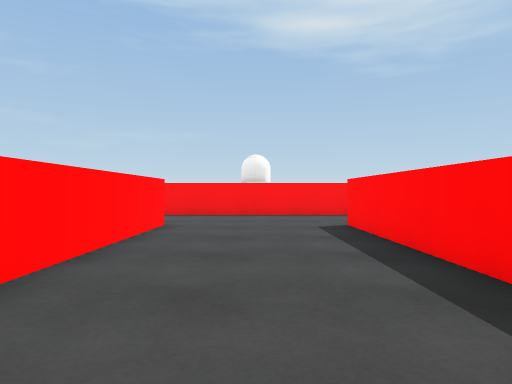
View 1 (above)

24 first-person views from a walk through a 3-D level made in the Unity game engine. The camera is 0.72 m above the floor, looks level and sees 70° across. The floor is counted in squares, 1 m on a side. Each view is taken from the middle of a square. On the plan, view 1 faces up. The plan holds only what a view shows up to about 11 squares ahead; the rest is blank. The place goes on beyond the plan. The player character is not drawn. Surface patterns are stand-ins for the level's own textures.

View 2
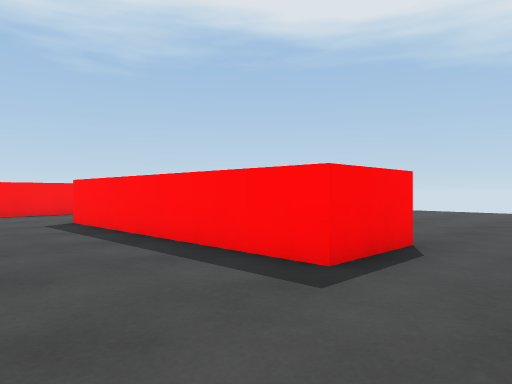

View 3
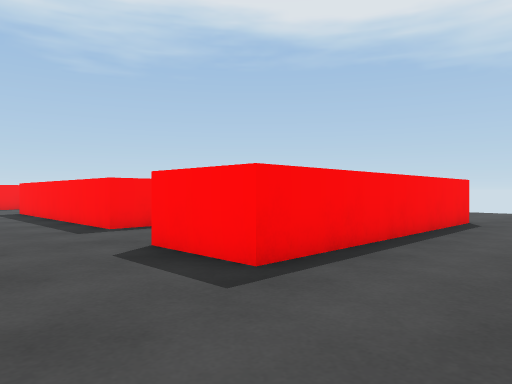

View 4
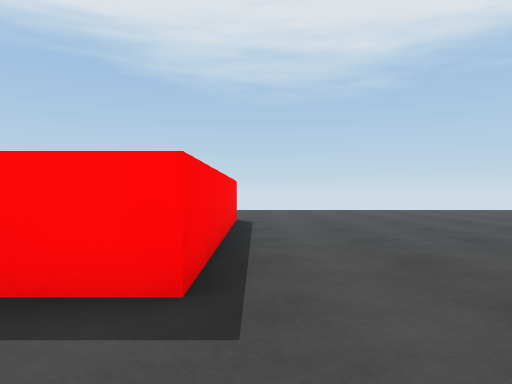

View 5
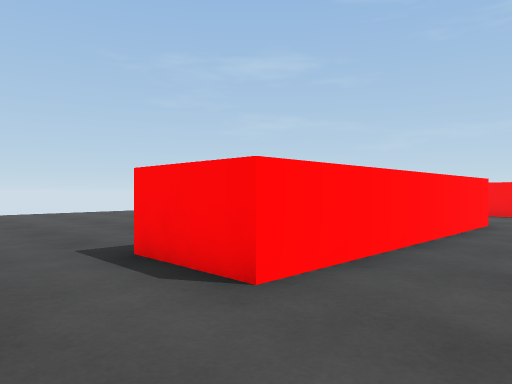

View 6
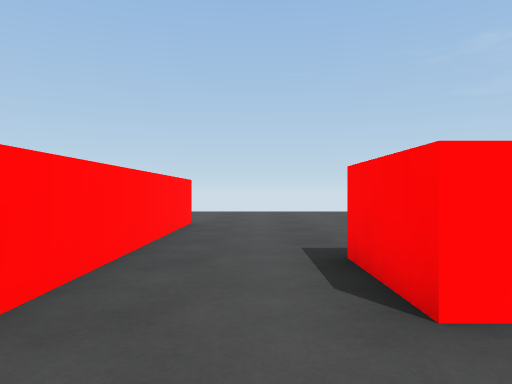

View 7
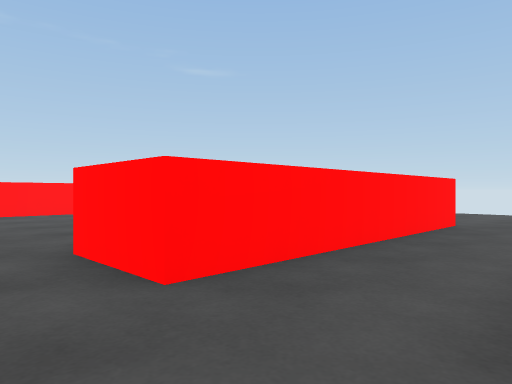

View 8
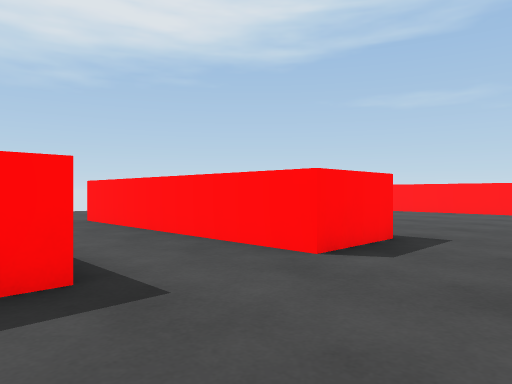

View 9
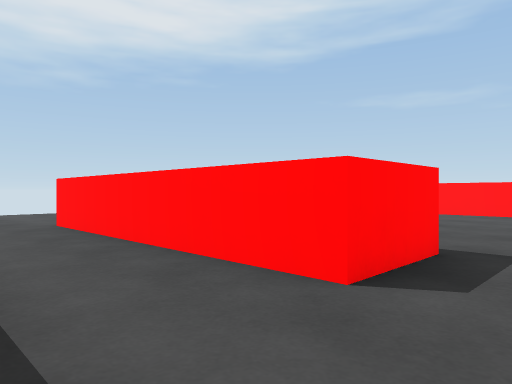

View 10
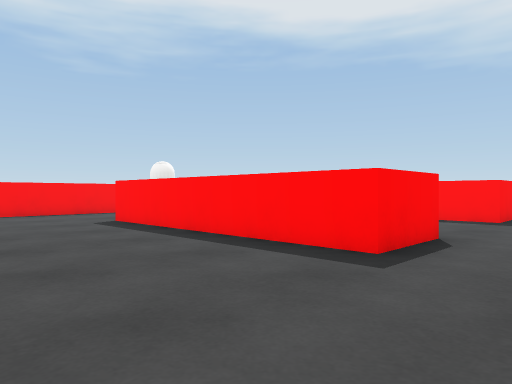

View 11
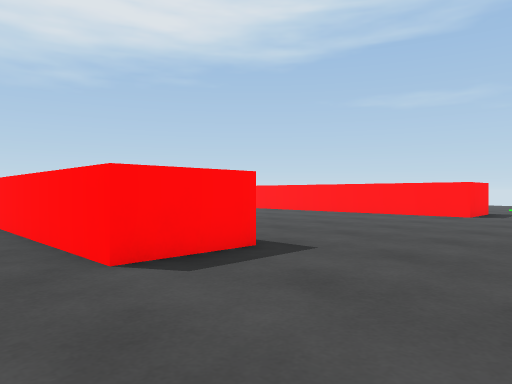

View 12
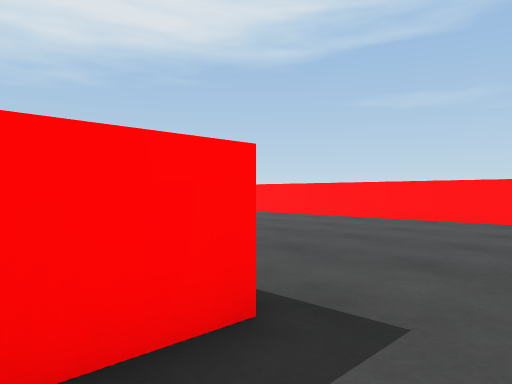

View 13
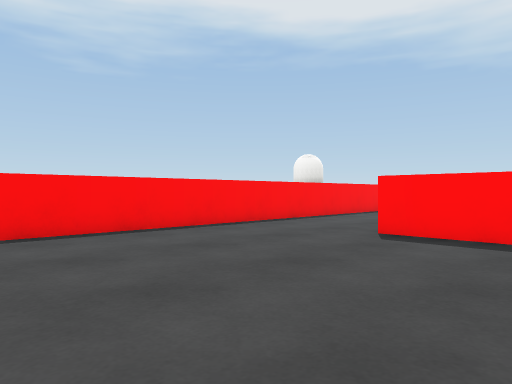

View 14
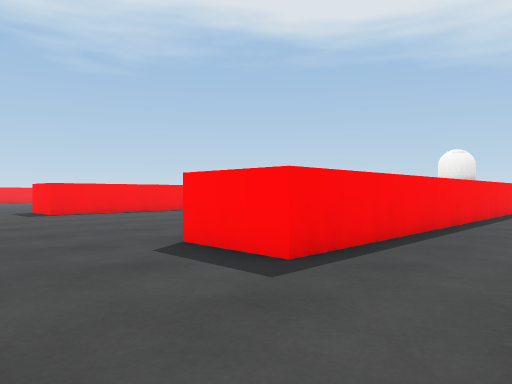

View 15
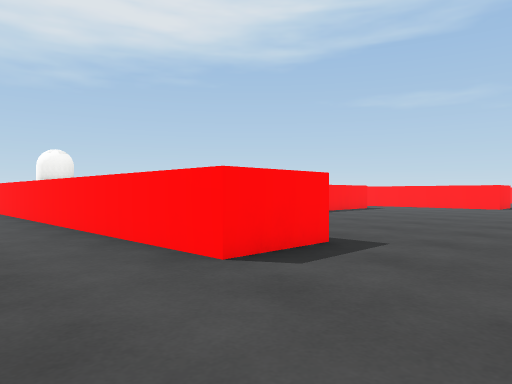

View 16
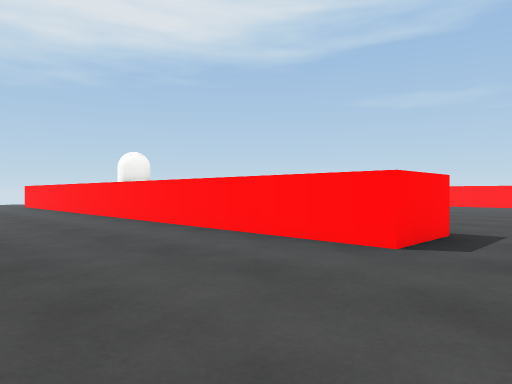

View 17
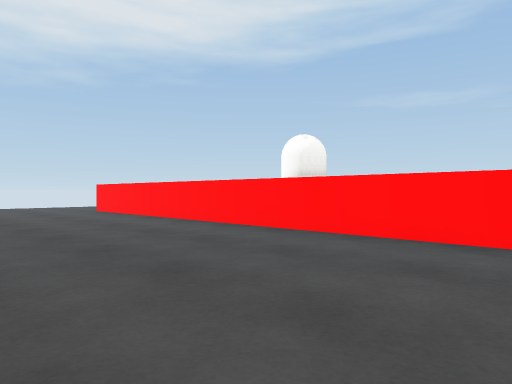

View 18
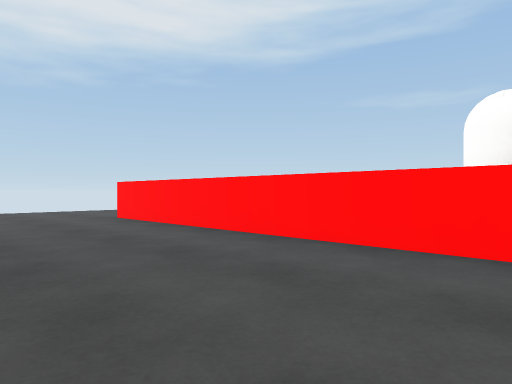

View 19
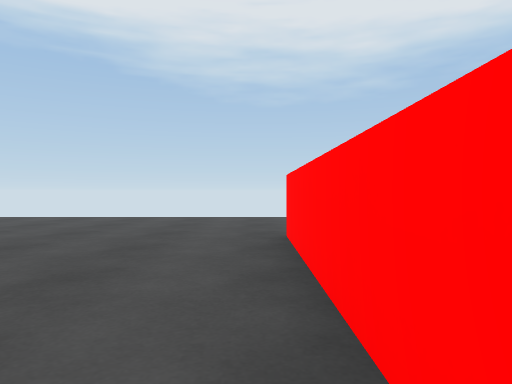

View 20
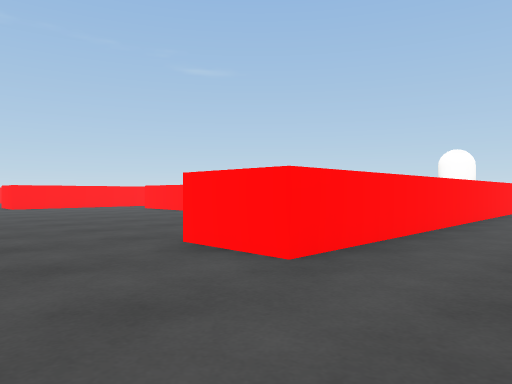

View 21
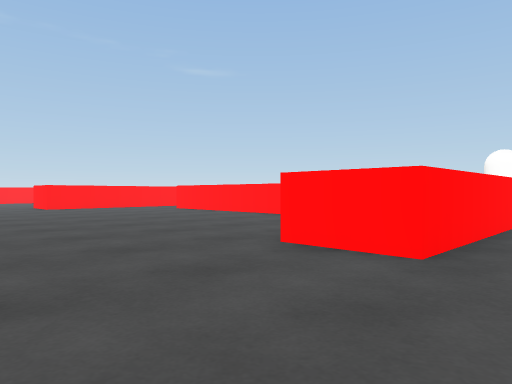

View 22
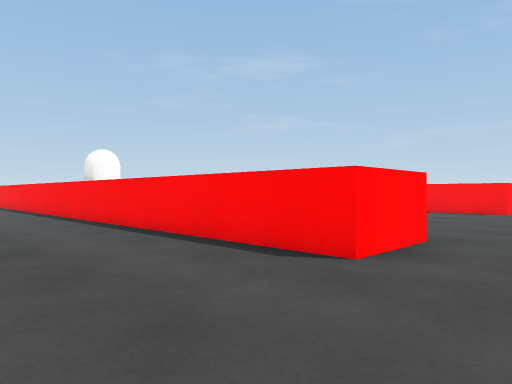

View 23
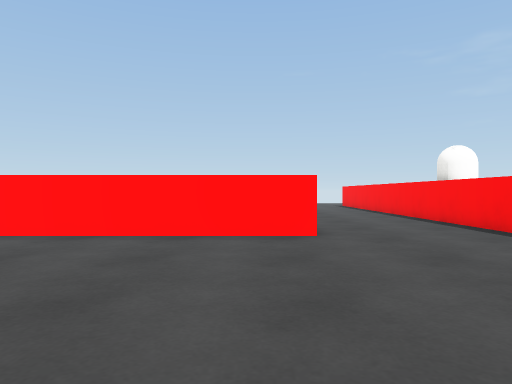

View 24
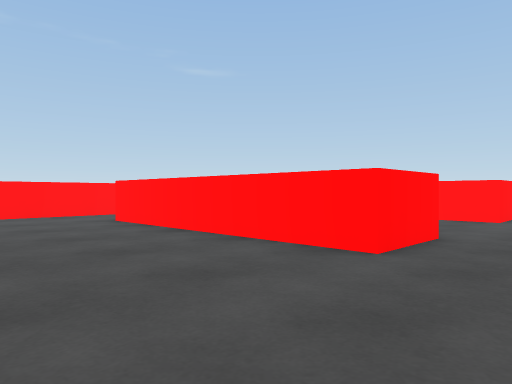

### Floor plan
Points are (right, up) in squares from view 1. A wall is a line through its corners. A room is listed if a view was taken in it or the views show most of it. See-through windows are left out.
Room 1 (views 1, 2, 3, 4, 5, 6, 7, 8, 9, 10, 11, 12, 13, 14, 15, 16, 17, 18, 19, 20, 21, 22, 23, 24)
walls: (2, 8) (4, 8) (4, 1) (2, 1) (2, 8); (-3.2, 8) (-2, 8) (-2, 1) (-4, 1) (-4, 8); (-9, 11.5) (-9, 13.5) (9, 13.5) (9, 11.5) (-9, 11.5); (-8.5, -3.5) (-8.5, -1.5) (-1.5, -1.5) (-1.5, -3.5); (8.5, -3.5) (1.5, -3.5) (1.5, -1.5) (8.5, -1.5); (2.1, -11.5) (3.1, -11.5); (-3.1, -11.5) (-2.1, -11.5); (-9, -12.6) (-9, -11.5) (-3.9, -11.5)
objects: other object (0, 12)

Positions as (right, up) in squares from view 1, and headings:
1: (0, 0), facing up
2: (-1, -1), facing up-right
3: (-1, -6), facing up-right
4: (-1, -4), facing right
5: (0, -1), facing up-left
6: (0, 0), facing left
7: (0, 1), facing down-left
8: (-1, 2), facing down-right
9: (0, 1), facing down-right
10: (-8, -1), facing up-right
11: (-12, 0), facing down-right
12: (-10, -2), facing down-right
13: (-10, 5), facing up-right
14: (-12, 9), facing up-right
15: (-12, 16), facing down-right
16: (-11, 18), facing down-right
17: (-5, 19), facing down-right
18: (-1, 18), facing down-right
19: (3, 14), facing right
20: (12, 16), facing down-left
21: (13, 15), facing down-left
22: (11, 8), facing up-left
23: (10, 7), facing left
24: (8, 10), facing down-left
